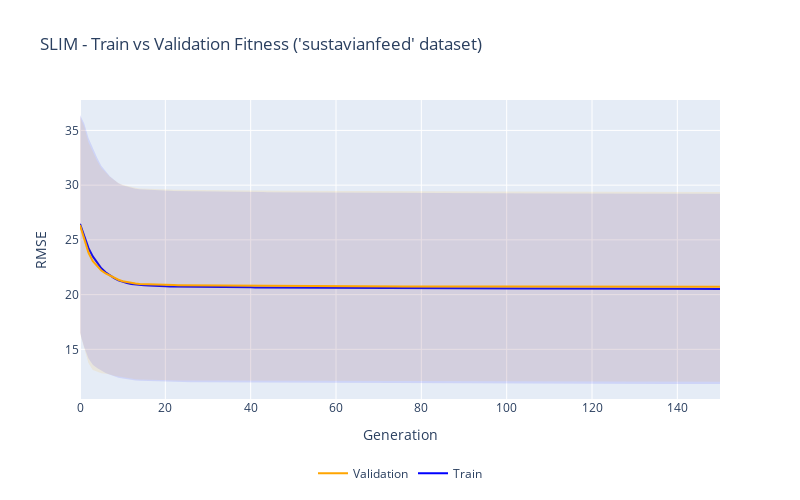

The cell this chart's notebook holds for it:
### Markdown cell above
### Train, Validation Average Fold Results

### Code cell
plotter.make_evolution_plot(
    df_log,  plot_title = f"SLIM - Train vs Validation Fitness ('{dataset_name}' dataset)", var='rmse')

### Figure 1 — Plotly figure (JSON) as saved in the notebook; plotly's stock layout.template omitted (floating-point values rounded to 4 significant figures; data arrays with more than 128 entries replaced by an {"elided": "..."} marker saying what was removed)
{"data": [{"line": {"color": "blue"}, "mode": "lines", "name": "Train", "type": "scatter", "x": {"elided": "151 int values"}, "y": {"elided": "151 float values"}}, {"line": {"width": 0}, "mode": "lines", "showlegend": false, "type": "scatter", "x": {"elided": "151 int values"}, "y": {"elided": "151 float values"}}, {"fill": "tonexty", "fillcolor": "rgba(0,0,255,0.1)", "line": {"width": 0}, "mode": "lines", "showlegend": false, "type": "scatter", "x": {"elided": "151 int values"}, "y": {"elided": "151 float values"}}, {"line": {"color": "orange"}, "mode": "lines", "name": "Validation", "type": "scatter", "x": {"elided": "151 int values"}, "y": {"elided": "151 float values"}}, {"line": {"width": 0}, "mode": "lines", "showlegend": false, "type": "scatter", "x": {"elided": "151 int values"}, "y": {"elided": "151 float values"}}, {"fill": "tonexty", "fillcolor": "rgba(255,165,0,0.1)", "line": {"width": 0}, "mode": "lines", "showlegend": false, "type": "scatter", "x": {"elided": "151 int values"}, "y": {"elided": "151 float values"}}], "layout": {"height": 500, "legend": {"orientation": "h", "x": 0.5, "xanchor": "center", "y": -0.2}, "title": {"text": "SLIM - Train vs Validation Fitness ('sustavianfeed' dataset)"}, "width": 800, "xaxis": {"title": {"text": "Generation"}}, "yaxis": {"range": [0, null], "title": {"text": "RMSE"}}}}
